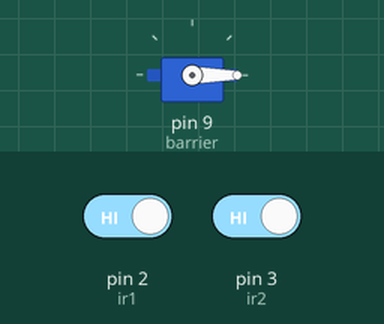
Recording of a sketch running on a simulated Arduino Uno, built with avr-gcc and run on an emulated ATmega328P. Parts: servo. The test bench sets the inputs (shaded band); at power-on: pin 2 (ir1) HIGH, pin 3 (ir2) HIGH.

Above: at 1.2 s.
1.3 s: pin 2 (ir1) driven LOW
At 2.5 s:
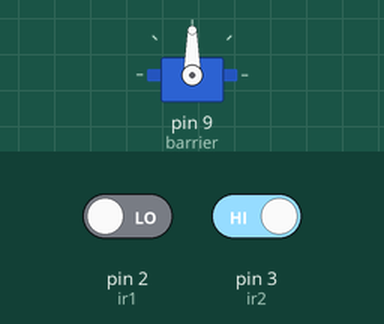
2.8 s: pin 3 (ir2) driven LOW
At 4.8 s:
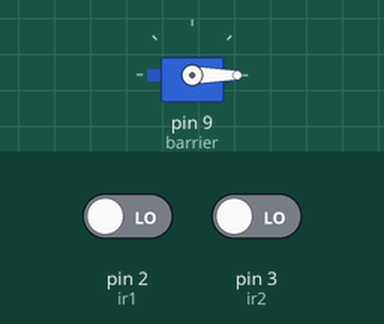
5.8 s: pin 2 (ir1) driven HIGH
At 6.8 s:
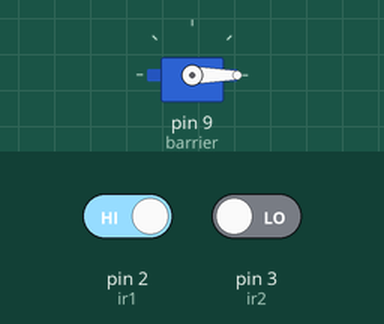
Timing chart, 0 to 8.8 s (numbered marks = the images above; inputs shaded):
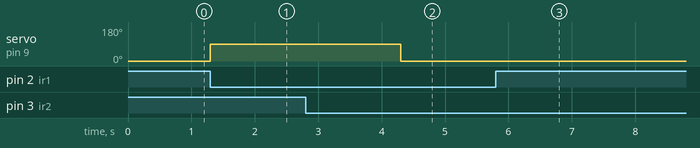

Measured:
- after the input at 1.3 s, servo on pin 9 (barrier): 0° → 90° at once
- after the input at 2.8 s, servo on pin 9 (barrier): 90° → 0° after 1.5 s
- after the input at 5.8 s, servo on pin 9 (barrier): stays 0° (without the input it goes to 90° after 1.5 s)

The sketch:

barrier_control.ino
```cpp
#include <Servo.h>

Servo barrier;

int ir1 = 2;
int ir2 = 3;

void setup() {
  pinMode(ir1, INPUT);
  pinMode(ir2, INPUT);
  barrier.attach(9);
  barrier.write(0);
}

void loop() {
  if (digitalRead(ir1) == LOW) {
    barrier.write(90);
    delay(3000);
  }
  if (digitalRead(ir2) == LOW) {
    barrier.write(0);
    delay(3000);
  }
}
```
